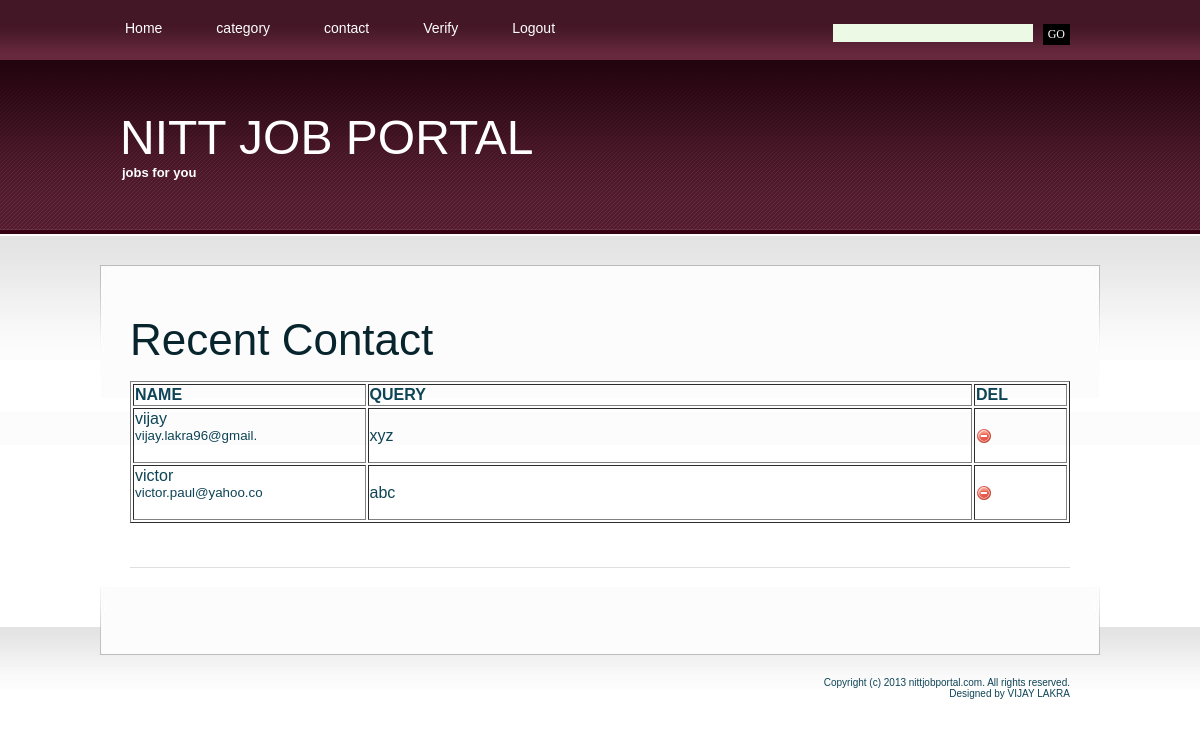
Page /admin/contact.php (signed in) on the committed database.
### tables this page shows
CREATE TABLE `contact` (
  `cont_id` int(4) NOT NULL auto_increment,
  `cont_fnm` varchar(30) NOT NULL,
  `cont_email` varchar(20) NOT NULL,
  `cont_query` varchar(300) NOT NULL,
  PRIMARY KEY  (`cont_id`)
);

### admin/contact.php (the view, shortened to what this page needs)
<html xmlns="http://www.w3.org/1999/xhtml">
<head>
<?php
include("includes/head.inc.php");
?>
</head>
<body>
<div id="header-wrapper">
	<div id="header">
	<div id="menu">
		<?php
		include("includes/menu.inc.php");
		?>
		</div>
		<div id="search">
		<?php
		include("includes/search.inc.php");
		?>
		</div>
	</div>
</div>
<div id="logo">
	<?php
	include("includes/logo.inc.php");
	?>
	</div>
<div id="wrapper">
	<div id="page">
		<div id="page-bgtop">
		<div class="post">
			<h1 class="title">Recent Contact</h1>
			<div class="entry">
			<br>
			<table border="1" width="100%">
			<tr>
			<td width="25%"><b>NAME</b>
			<td width="65%"><b>QUERY</b>
			<td width="10%"><b>DEL</b>
			</tr>
			<?php
			$link = mysql_connect("localhost","jobportal","123") or die("Cannot Connect");
			$q="select * from contact";
			$res=mysql_query($q,$link)or die("can not connect");
			while($row=mysql_fetch_assoc($res))
			{
				echo'
						<tr>
						<td>
						'.$row['cont_fnm'].'<br><small>'.$row['cont_email'].'</small><br><br>
						<td>'.$row['cont_query'].'
						<td><a href="process_delete.php?cat='.$row['cont_fnm'].'"><img src = "delete.png"></a>
						</tr>
				';
			}
			?>
			</table>
			</div>
			<p class="meta"></p>
		</div>
	</div>
			<div style="clear: both;">&nbsp;</div>
		</div>
	</div>
<div id="footer-bgcontent">
	<div id="footer">
		<?php
		include("includes/footer.inc.php");
		?>
	</div>
</div>
</body>
</html>

### admin/style.css (style rules this page uses)
body { margin: 0px; padding: 0; background: url(images/img01.jpg) repeat-x left top; font-family: Arial, Helvetica, sans-serif; font-size: 12px; color: #0E4456; }
h1, h2, h3 { margin: 0; font-weight: normal; color: #08252E; }
h1 { font-size: 44px; }
p, ul, ol { margin-top: 0; line-height: 220%; text-align: justify; }
a { color: #842946; }
a img { border: none; }
#wrapper { margin: 0px; padding: 30px 0px 0px 0px; }
#header-wrapper { margin: 0px; padding: 0px; }
#header { width: 1000px; height: 60px; margin: 0 auto; }
#menu { float: left; width: 690px; height: 60px; }
#search { float: right; width: 310px; height: 60px; }
#page { width: 1000px; margin: 0 auto; padding: 0px; background: url(images/img04.jpg) no-repeat left bottom; }
#page-bgtop { padding: 50px 30px 0px 30px; background: url(images/img05.jpg) no-repeat left top; }
#logo { width: 1000px; height: 175px; margin: 0 auto; }
.post { margin-bottom: 45px; border-bottom: 1px solid #DFDFDF; }
.post .title { height: 30px; color: #08252E; }
.post .meta { margin-left: 2px; padding: 2px 30px 2px 16px; font-family: Arial, Helvetica, sans-serif; font-weight: normal; font-size: 10px; color: #66665E; }
.post .entry { padding: 10px 0 30px 0; }
#footer-bgcontent { margin: 0px; padding: 0px; height: 70px; background: url(images/img02.jpg) repeat-x left top; }
#footer { width: 1000px; height: 49px; margin: 0 auto; padding-top: 50px; background: url(images/img03.jpg) no-repeat left top; }

### rows in the picture
contact: cont_fnm "vijay", cont_email "vijay.lakra96@gmail.", cont_query "xyz"
contact: cont_fnm "victor", cont_email "victor.paul@yahoo.co", cont_query "abc"
